Frame 1 (no input): blank canvas, image omitted
Frame 60 (no input): blank canvas, image omitted
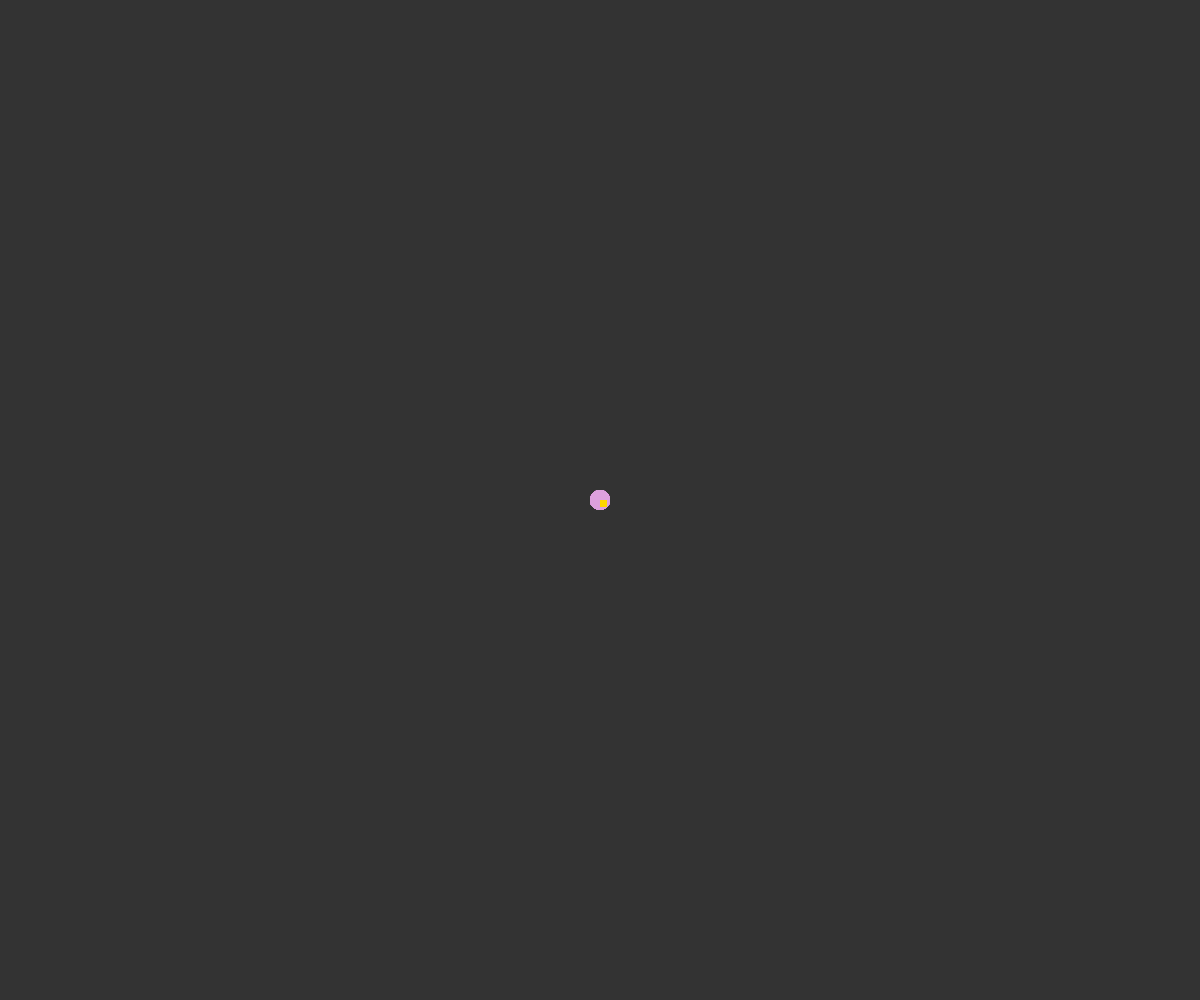
Frame 120 (the mouse pressed at the canvas centre since frame 60)

The p5.js sketch whose frames 1 and 60 were blank and that drew this single picture after the mouse press (run headless with seeded random() and noise() and a simulated clock; from frame 60 on, the mouse is pressed at the canvas centre):

// p5.js sketch
// ── sketch.js
/*
	jon darling
    MMP-310
    week 7
    Arrays
    


***************************
variables */
// height of my 12 popsicles
var popsicles = [10, 100, 50, 100, 150, 25, 75, 125, 175, 80, 100, 36, 55];

function setup() {
	createCanvas(windowWidth, windowHeight);
	background('grey');
	noStroke();
	
	for (let i = 0; i < popsicles.length; i++) {
		let x = i * width/popsicles.length;
		let s = popsicles[i]; // size
		popsicle(x, 400, s);
	}
}

function popsicle(x, y, s) {
    
    
    
    var eyeSize = s / 9;
    fill("blue");
    noStroke();
    ellipse(x, y, s); // head
    fill("white");
    stroke(0);
    strokeWeight(1);
    ellipse(x + eyeSize * 3, y - eyeSize, eyeSize); // left eye
    ellipse(x, y - eyeSize, eyeSize); // right eye
   
    //body
    noStroke();
    var legs = s / 2;
    fill(255, 214, 170);
    rect(x + legs - 130, y + 100, 60, 200, 40);
    var bodPos = s / 2;
    fill("white");
    rect(x - bodPos, y + 100, 200, 100, 20); //white body
    //Neck
    noStroke();
    fill(190); // neck color
    arc(x, y + 100, 170, 25, 100, PI + QUARTER_PI); // neck shape
}
// ── sketch2.js
/*
	jon darling
    MMP-310
    week 7
    Array Drawing
    


***************************
*/




var points = []; // empty array
var r = 0;
function setup() {
	createCanvas(windowWidth, windowHeight);
	noStroke();
}

function draw() {
	background(51);
	
	if (mouseIsPressed) {
		points.push([mouseX, mouseY]);	
	}
	
	for (let i = 0; i < points.length; i++) {
		let x = points[i][0];
		let y = points[i][1];
		fill('plum');
		ellipse(x, y, 20);
		
//		points[i][1]++; // increment the y value
	}
	
	translate(width/2, height/2);
	scale(r);
	r += 0.01;
	
	for (let i = 0; i < points.length; i++) {
		let x = points[i][0] - width/2;
		let y = points[i][1] - height/2;
		fill('gold');
		rect(x, y, 20, 20);
	}
	
	if (random(100) > 99) r = 0;
}











//function popsicle(x, y, s) {
//    var eyeSize = s / 9;
//    //head********************
//    fill("blue");
//    stroke(0);
//    strokeWeight(1);
//    ellipse(x, y, s); // head
//    //eyes*****************
//    fill("white");
//    ellipse(x + eyeSize * 3, y - eyeSize, eyeSize); // left eye
//    ellipse(x, y - eyeSize, eyeSize); // right eye
//    //mouth****************
//    var mouthSize = s / 4;
//    fill("red");
//    stroke(0);
//    strokeWeight(2);
//    ellipse(x + mouthSize, y + mouthSize, mouthSize, 10); //mouth
//    //body**********************
//}

/****************************
owens example in class
var points = [];
var r = rotate;

function setup() {

function draw() {
    if (mousePressed)

    points.push([mouseX, mouseY]);
    
}

for (let i = 0; i < points.length; i++) {
    let x = points[i][0];
    let y = points.[i][1];
    fill('gold');
    ellipse( x, y, 20);
    
    }
    
    }










*/
